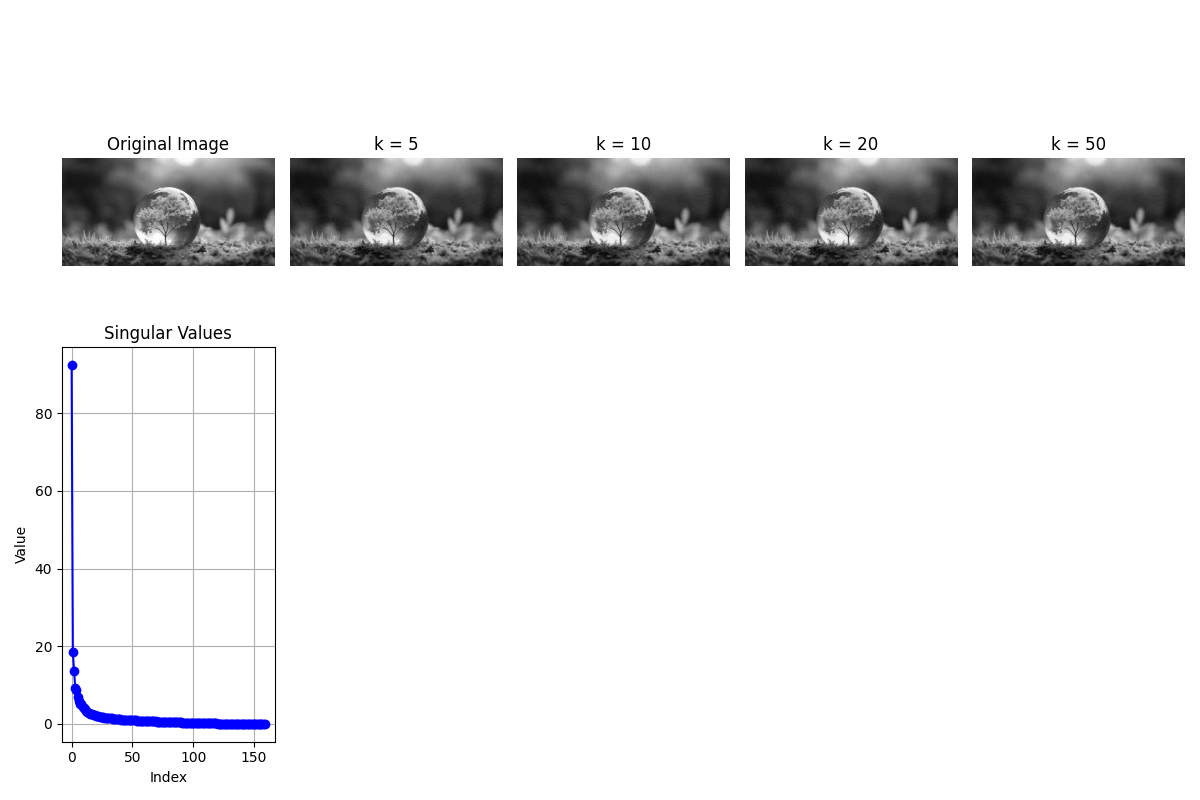
#> input picture dsc_805-linear_algebra/SVD/image.jpg, 1200 x 800 px, found by its file name
$ python activity-2.py
#> lines starting #> are read from the running program, lines starting #| are printed output that depends on the picture
import numpy as np
import matplotlib.pyplot as plt
from PIL import Image

def load_image(image_path):

    # Load the image using Pillow
    image = Image.open(image_path)
#> image is the input picture: PIL image 1200x800 RGBA; mean R, G, B, A 233.2, 233.2, 234, 255
    # Convert to grayscale
    grayscale_image = image.convert("L")
    # Normalize pixel values to range [0, 1]
    image_matrix = np.array(grayscale_image) / 255.0
    return image_matrix

def perform_svd(image_matrix):
   #TODO
   img = image_matrix
   U, S, Vt = np.linalg.svd(img)

def reconstruct_image(U, Sigma, Vt, k):
    #TODO
    k_values = 50
    reconstructed = np.dot(U[:, :k_values], np.dot(np.diag(S[:k_values]), Vt[:k_values, :]))

    return reconstructed

def visualize_reconstructions(image_matrix, U, Sigma, Vt, k_values):

    plt.figure(figsize=(12, 8))

    # Original image
    plt.subplot(2, len(k_values) + 1, 1)
    plt.imshow(image_matrix, cmap='gray')
    plt.title("Original Image")
    plt.axis('off')

    # Reconstructed images
    for i, k in enumerate(k_values):
        reconstructed = reconstruct_image(U, Sigma, Vt, k)
        plt.subplot(2, len(k_values) + 1, i + 2)
        plt.imshow(reconstructed, cmap='gray')
        plt.title(f"k = {k}")
        plt.axis('off')

    # Plot singular values
    plt.subplot(2, len(k_values) + 1, len(k_values) + 2)
    plt.plot(Sigma, 'b-o')
    plt.title("Singular Values")
    plt.xlabel("Index")
    plt.ylabel("Value")
    plt.grid(True)

    plt.tight_layout()
    plt.show()

if __name__ == "__main__":
    # TODO: Load an image
    # Load an example image (provide the path to your image file)
    image_path = "/Users/bett/downloads/Module 5_ Activity 2/image.jpg"  # Change this to your image file path
    image_matrix = load_image(image_path)

    #TODO  Perform SVD
    U, S, Vt = np.linalg.svd(image_matrix, full_matrices=False)
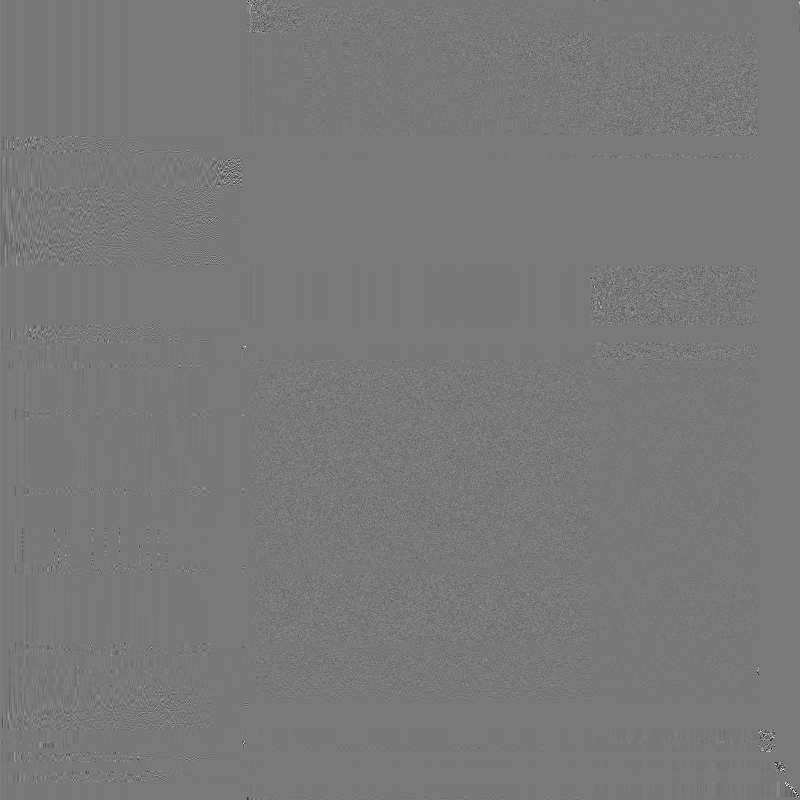
#> U: shape (800, 800) float64; min -0.838, max 0.927, mean 3.16e-05; drawn with min black and max white
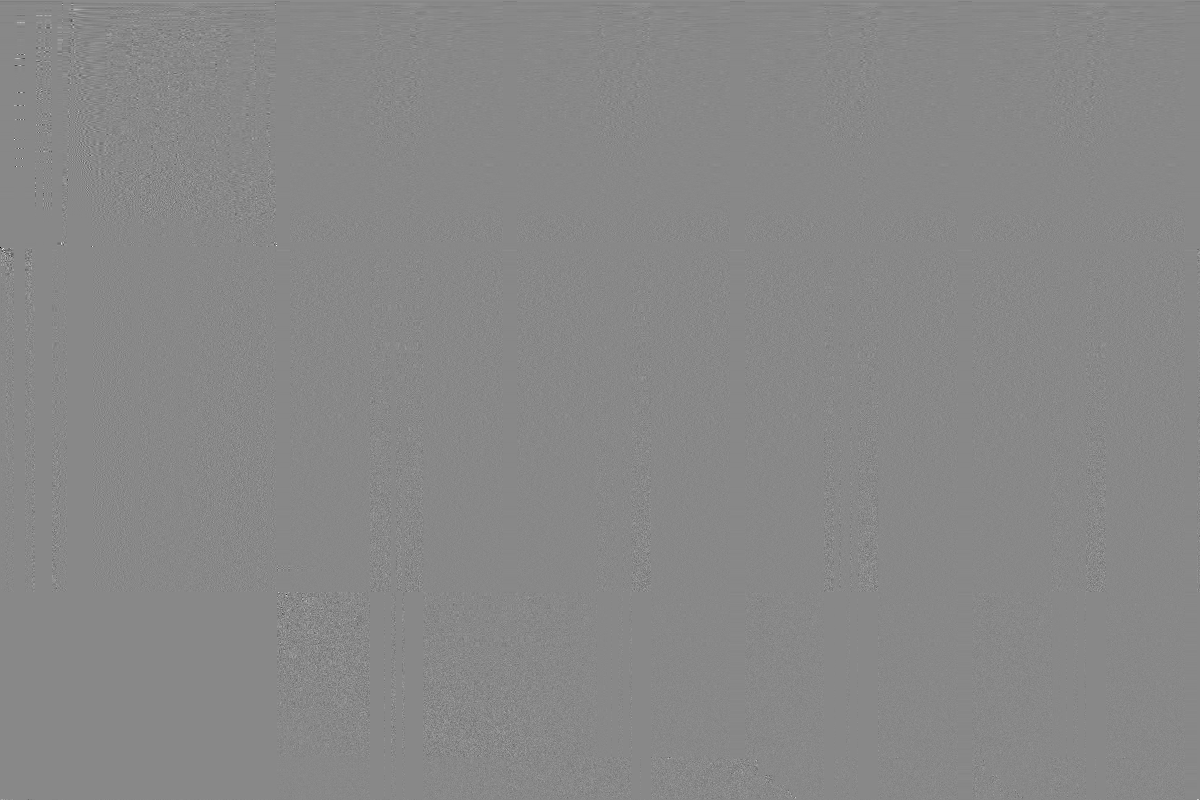
#> Vt: shape (800, 1200) float64; min -0.991, max 0.862, mean 3.68e-05; drawn with min black and max white
#> S = 800 values, max 917.6 at index 0, min 8.58e-14 at index 799, mean 1.98
    perform_svd(image_matrix)

    #TODO:  Visualize reconstructions
    k_values = [5, 10, 20, 50]  # Different values of k for reconstruction
    visualize_reconstructions(image_matrix, U, S, Vt, k_values)
#> the loop in visualize_reconstructions, `for i, k in enumerate(k_values):` made 4 passes
#> pass 1, in reconstruct_image, `reconstructed = np.dot(U[:, :k_values], np.dot(np.diag(S[:k_values]), ..`:
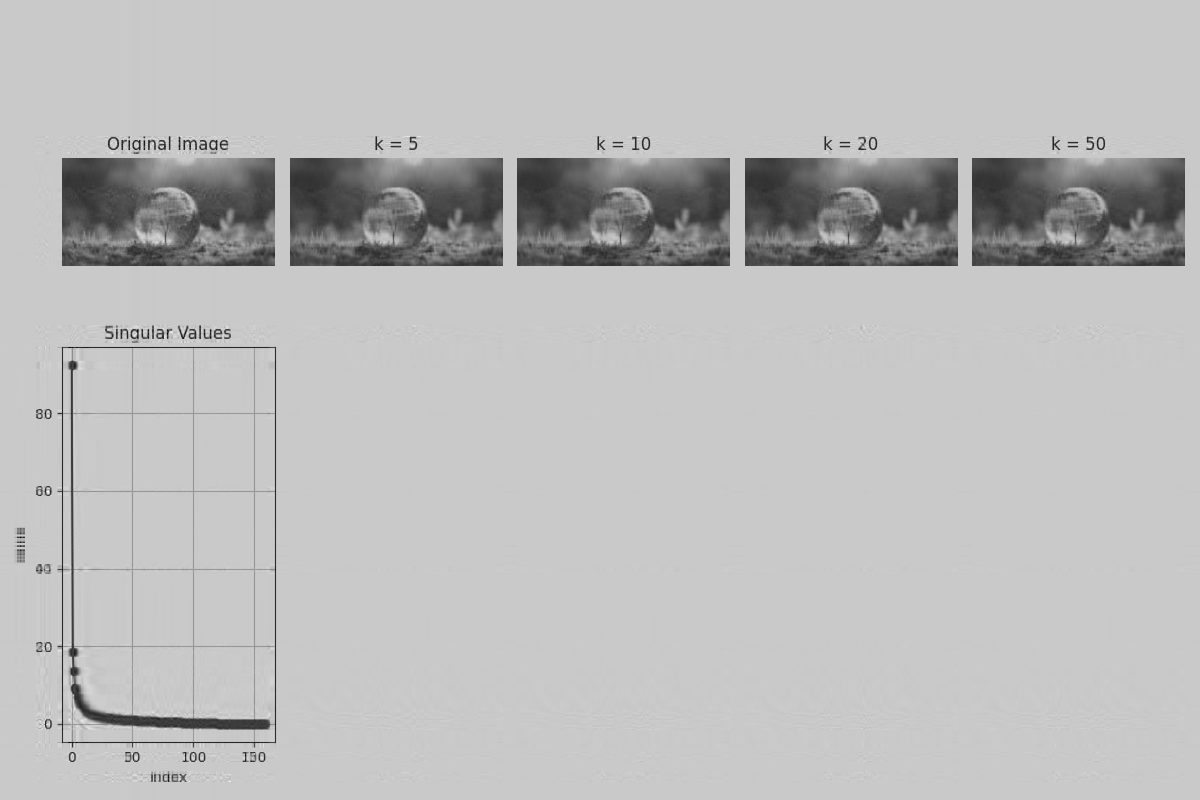
#> reconstructed: shape (800, 1200) float64; min -0.26, max 1.34, mean 0.915; drawn with min black and max white
#> in visualize_reconstructions, `plt.show()`:
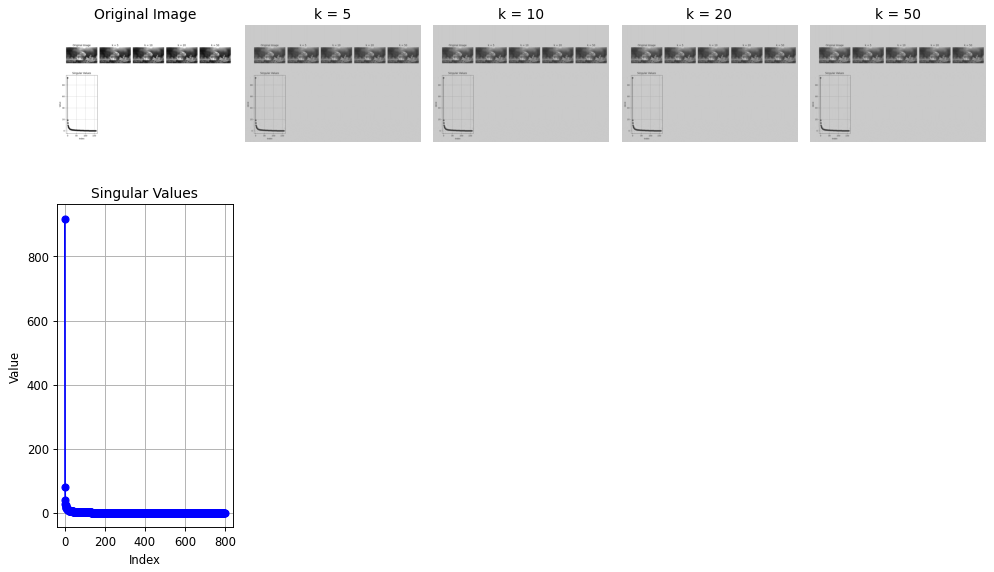
#> figure drawn by matplotlib, 6 panels; panel 6: curve peaks at x = 0, y = 917.6
